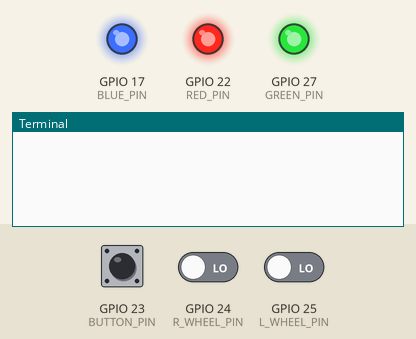
Simulated run of this program. Board: Raspberry Pi (BCM pin numbers). Shown: output pins drawn as LEDs (lit = HIGH), the last lines printed to the terminal. Inputs (shaded band) come from the test bench; at power-on: GPIO 23 (BUTTON_PIN) LOW, GPIO 24 (R_WHEEL_PIN) LOW, GPIO 25 (L_WHEEL_PIN) LOW. Random numbers come from a fixed seed; databases and web services accept everything at once and return nothing.

Above: at 1.2 s.
1.3 s: GPIO 23 (BUTTON_PIN) pulled HIGH for 0.15 s
At 2.2 s:
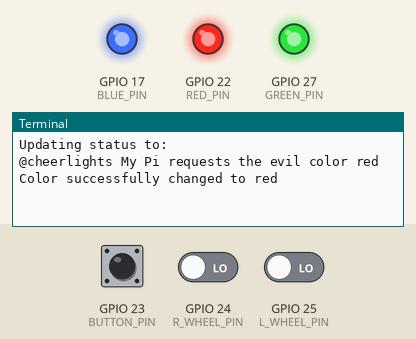
2.9 s: GPIO 23 (BUTTON_PIN) pulled HIGH for 1 s
At 4.6 s:
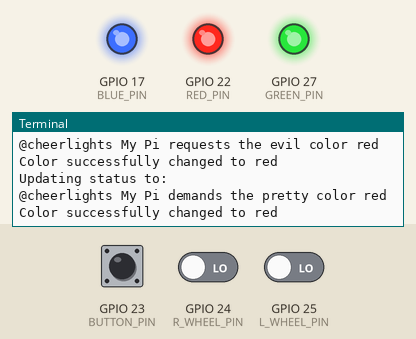
5.4 s: GPIO 23 (BUTTON_PIN) pulsed HIGH 2 times (0.12 s each, 0.3 s apart)
At 6.6 s:
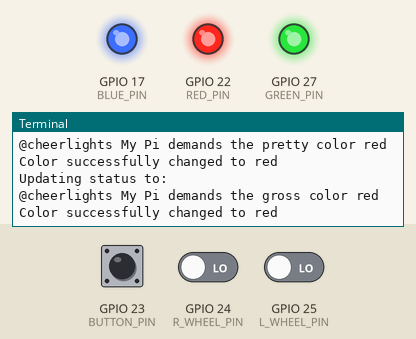
7.5 s: GPIO 23 (BUTTON_PIN) pulsed HIGH 5 times (0.12 s each, 0.3 s apart)
At 8.1 s:
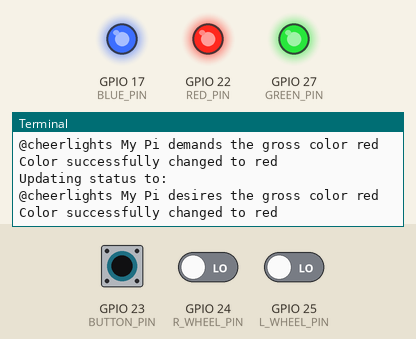

The program:

CheerLights_Selector_AtHome_Solution.py
```python
# (licence header left out)
import random
import RPi.GPIO as GPIO
import sys
import threading
import time
from twython import Twython

#Set the pinout
GPIO.setmode(GPIO.BCM)

#define the pins
RED_PIN = 22
GREEN_PIN = 27
BLUE_PIN = 17
L_WHEEL_PIN = 25
R_WHEEL_PIN = 24
BUTTON_PIN = 23

#Set the pin modes and create PWM objects for the LED
GPIO.setup(RED_PIN, GPIO.OUT)
GPIO.setup(GREEN_PIN, GPIO.OUT)
GPIO.setup(BLUE_PIN, GPIO.OUT)

pwmRed = GPIO.PWM(RED_PIN, 500)
pwmRed.start(100)

pwmGreen = GPIO.PWM(GREEN_PIN, 500)
pwmGreen.start(100)

pwmBlue = GPIO.PWM(BLUE_PIN, 500)
pwmBlue.start(100)

#Set the pin modes for the Rotary Encoder
GPIO.setup(BUTTON_PIN,GPIO.IN,pull_up_down=GPIO.PUD_DOWN)
GPIO.setup(R_WHEEL_PIN,GPIO.IN,pull_up_down=GPIO.PUD_DOWN)
GPIO.setup(L_WHEEL_PIN,GPIO.IN,pull_up_down=GPIO.PUD_DOWN)

API_KEY = '***************YOUR DATA*****************'
API_SECRET = '***************YOUR DATA*****************'
ACCESS_TOKEN = '***************YOUR DATA*****************'
ACCESS_TOKEN_SECRET = '***************YOUR DATA*****************'

color_intensities = {'red': [100,0,0],
                     'green': [0,100,0],
                     'blue': [0,0,100],
                     'cyan': [0,100,100],
                     'white': [100,100,100],
                     'warmwhite': [99,96,90],
                     'purple': [50,0,50],
                     'magenta': [100,0,100],
                     'yellow': [100,100,0],
                     'orange': [100,65,0],
                     'pink': [100,75,80],
                     'oldlace': [99,96,90]}

colors = color_intensities.keys()

verbs = ['demands','requests','would like','desires','pines for']
adjectives = ['beautiful','awesome','pretty','gross','evil','aweful']

api = Twython(API_KEY,API_SECRET,ACCESS_TOKEN,ACCESS_TOKEN_SECRET)


#rotary encoder variables
last_wheel_status = 0
wheel_status_lock = threading.Lock()
color_lock = threading.Lock()
current_color = 0

def send_color():
  with color_lock:
    color = colors[current_color]
    verb = verbs[random.randrange(0,len(verbs))]
    adjective = adjectives[random.randrange(0,len(adjectives))]
    new_status = '@cheerlights My Pi %(verb)s the %(adjective)s color %(color)s' % \
                 {"color"     : color,
                  "verb"      : verb,
                  "adjective" : adjective}
    print "Updating status to:\n%s" % new_status
    api.update_status(status=new_status)
    print "Color successfully changed to %s" % color

def change_LED():
  global pwmRed
  latest_color = colors[current_color]
  print("Changing color to: " + latest_color)
  pwmRed.ChangeDutyCycle(color_intensities[latest_color][0])
  pwmGreen.ChangeDutyCycle(color_intensities[latest_color][1])
  pwmBlue.ChangeDutyCycle(color_intensities[latest_color][2])

#bit masks to *or* when a pin becomes active,
#or *and* when a pin becomes inactive
pin_masks = {R_WHEEL_PIN: [0b01,0b10],
             L_WHEEL_PIN: [0b10,0b01]}

def channel_active(channel):
  wheel_status_lock.acquire()
  global last_wheel_status

  #when using GPIO.BOTH, you can't see which edge you're on,
  #so you must read the pin again
  current_status = GPIO.input(channel)
  last_status = (last_wheel_status & 0b00000011)

  #determine the new position using the last reading of the other pin,
  #plus the current reading
  if current_status:
    new_status = last_status | pin_masks[channel][0]
  else:
    new_status = last_status & pin_masks[channel][1]

  #we're bound to encounter some bounce, make sure the new reading
  #is actually new
  if last_status == new_status:
    wheel_status_lock.release()
    return

  #update the last wheel status
  last_wheel_status = new_status | ((last_wheel_status << 2) & 0b0011111111)
  new_status = last_wheel_status

  #release the lock on last_wheel_status, then execute the move
  wheel_status_lock.release()

  right_move = 0b10110100
  left_move  = 0b01111000
  with color_lock:
    global current_color
    if(new_status == right_move):
      current_color += 1
    elif(new_status == left_move):
      current_color -= 1
    else:
      return
    current_color %= len(colors)
    change_LED()

#interrupts
GPIO.add_event_detect(R_WHEEL_PIN,
                      GPIO.BOTH,
                      callback=channel_active,
                      bouncetime=1)
GPIO.add_event_detect(L_WHEEL_PIN,
                      GPIO.BOTH,
                      callback=channel_active,
                      bouncetime=1)

while 1:
  try:
    #blocking interrupt for the button press
    GPIO.wait_for_edge(BUTTON_PIN, GPIO.FALLING)
    send_color()
    time.sleep(0.3)
  except KeyboardInterrupt:
    GPIO.cleanup()
    sys.exit(0)
  except:
    e = sys.exc_info()[0]
    print "Error:\n%s" % e
    print "Continuing in one second...\n"
    time.sleep(1)
```

Measured:
- after the input at 1.3 s, the terminal: prints a new line after 0.15 s (image 1)
- after the input at 2.9 s, the terminal: prints a new line after 1.0 s (image 2)
- after the input at 5.4 s, the terminal: prints a new line after 0.12 s (image 3)
- after the input at 7.5 s, the terminal: prints a new line after 0.12 s (image 4)
